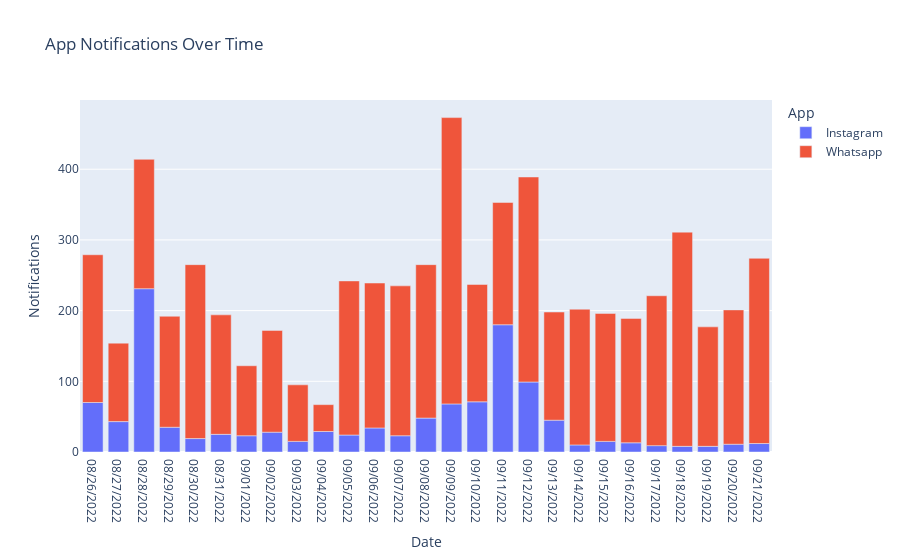

The notebook cell this image was saved under:
### Code cell
figure = px.bar(
    data_frame=data,
    x='Date',
    y='Notifications',
    color='App',
    title='App Notifications Over Time'
)
figure.show()

### Figure 1 — Plotly figure (JSON) as saved in the notebook; plotly's stock layout.template omitted (floating-point values rounded to 4 significant figures)
{"data": [{"alignmentgroup": "True", "hovertemplate": "App=Instagram<br>Date=%{x}<br>Notifications=%{y}<extra></extra>", "legendgroup": "Instagram", "marker": {"color": "#636efa", "pattern": {"shape": ""}}, "name": "Instagram", "offsetgroup": "Instagram", "orientation": "v", "showlegend": true, "textposition": "auto", "type": "bar", "x": ["08/26/2022", "08/27/2022", "08/28/2022", "08/29/2022", "08/30/2022", "08/31/2022", "09/01/2022", "09/02/2022", "09/03/2022", "09/04/2022", "09/05/2022", "09/06/2022", "09/07/2022", "09/08/2022", "09/09/2022", "09/10/2022", "09/11/2022", "09/12/2022", "09/13/2022", "09/14/2022", "09/15/2022", "09/16/2022", "09/17/2022", "09/18/2022", "09/19/2022", "09/20/2022", "09/21/2022"], "xaxis": "x", "y": [70, 43, 231, 35, 19, 25, 23, 28, 15, 29, 24, 34, 23, 48, 68, 71, 180, 99, 45, 10, 15, 13, 9, 8, 8, 11, 12], "yaxis": "y"}, {"alignmentgroup": "True", "hovertemplate": "App=Whatsapp<br>Date=%{x}<br>Notifications=%{y}<extra></extra>", "legendgroup": "Whatsapp", "marker": {"color": "#EF553B", "pattern": {"shape": ""}}, "name": "Whatsapp", "offsetgroup": "Whatsapp", "orientation": "v", "showlegend": true, "textposition": "auto", "type": "bar", "x": ["08/26/2022", "08/27/2022", "08/28/2022", "08/29/2022", "08/30/2022", "08/31/2022", "09/01/2022", "09/02/2022", "09/03/2022", "09/04/2022", "09/05/2022", "09/06/2022", "09/07/2022", "09/08/2022", "09/09/2022", "09/10/2022", "09/11/2022", "09/12/2022", "09/13/2022", "09/14/2022", "09/15/2022", "09/16/2022", "09/17/2022", "09/18/2022", "09/19/2022", "09/20/2022", "09/21/2022"], "xaxis": "x", "y": [209, 111, 183, 157, 246, 169, 99, 144, 80, 38, 218, 205, 212, 217, 405, 166, 173, 290, 153, 192, 181, 176, 212, 303, 169, 190, 262], "yaxis": "y"}], "layout": {"barmode": "relative", "legend": {"title": {"text": "App"}, "tracegroupgap": 0}, "title": {"text": "App Notifications Over Time"}, "xaxis": {"anchor": "y", "domain": [0, 1], "title": {"text": "Date"}}, "yaxis": {"anchor": "x", "domain": [0, 1], "title": {"text": "Notifications"}}}}
